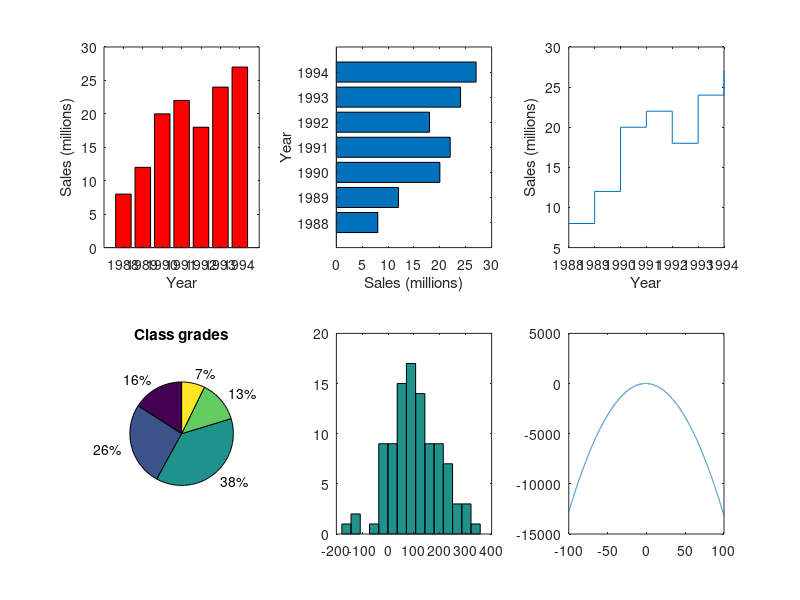

Write the MATLAB code that produced this figure.
% x = linspace(0.1, 60, 1000);
% y = 2.^(-0.2*x+10);
% subplot(2,2,1); plot(x,y);
% subplot(2,2,2); semilogy(x,y);
% subplot(2,2,3); semilogx(x,y);
% subplot(2,2,4); loglog(x,y);
%%%%%%%%%%%%%%%%%%%%%%%%%%%%%%%%%%%%%%%%
yr = 1988:1994;
sle = [8 12 20 22 18 24 27];

subplot(2,3,1);
bar(yr, sle, 'r');
xlabel('Year');
ylabel('Sales (millions)');

subplot(2,3,2);
barh(yr, sle);
xlabel('Sales (millions)');
ylabel('Year');

subplot(2,3,3);
stairs(yr, sle);
xlabel('Year');
ylabel('Sales (millions)');

grd = [11 18 26 9 5];
subplot(2,3,4);
pie(grd);
title('Class grades');

y = [40 207 146 -42 75 133 155 49 -10 68 239 82 68 131 30 70 65 106 19 -30 -111 105 149 192 141 156 102 66 226 -2 126 206 255 91 11 275 177 165 184 61 -26 -14 109 50 99 297 97 0 174 48 108 57 36 -29 -27 111 190 86 155 -10 38 -179 206 104 246 135 281 28 119 17 128 196 189 215 240 93 303 243 299 139 130 203 166 -133 -13 114 71 356 93 6 98 64 242 82 87 19 107 17 49 95 ];
subplot(2,3,5);
hist(y,15);

a = -1.3;
b = -2;
par = @(x) x.^2 .*a + x .* b + 3;
clear a b;
x = linspace(-100, 100, 10000);
y = par(x);
subplot(2,3,6);
plot(x,y);

